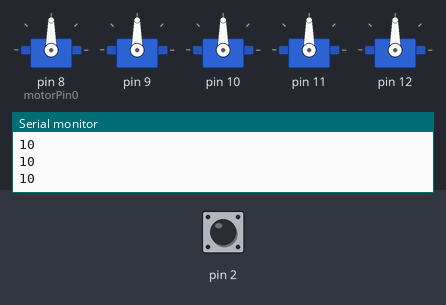
A sketch run on a simulated Arduino Uno, built with avr-gcc and run on an emulated ATmega328P. On the bench: 5 × servo, the last lines printed to the serial monitor. Inputs (shaded band) come from the test bench; at power-on: pin 2 HIGH.

Above: at 1.2 s.
1.3 s: pin 2 pulled LOW for 0.15 s
At 1.47 s:
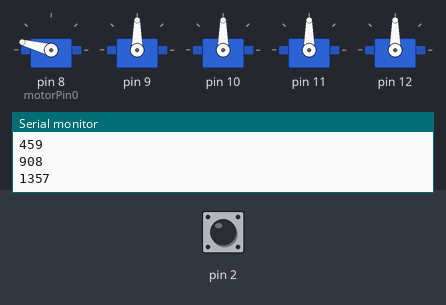
At 2.08 s:
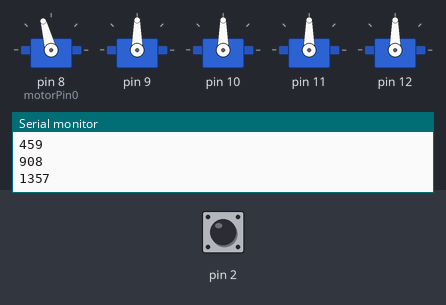
Timing chart, 0 to 19.3 s (numbered marks = the images above; inputs shaded):
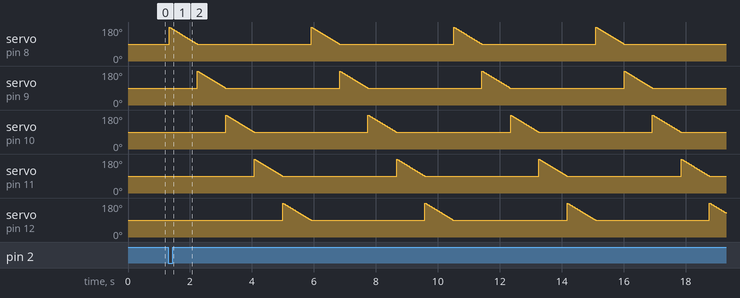

Measured:
- after the input at 1.3 s, servo on pin 8 (motorPin0), servo on pin 9–12: ramps from 180° to 90° and jumps back, once every 4.6 s

The sketch:

Servo-Pack.ino
```cpp
/*touch sensor for The code is a shadow bubble, up to 5 servo motors
  servo operating from Servo.h library
  touch sensor code from CapacitiveSensor.h library
  smoothing the readings from the sensor
  https://www.arduino.cc/en/Tutorial/Smoothing
*/

#include <Servo.h>;
#include <CapacitiveSensor.h>;

int pos = 0;   // variable to store the servo position for servoPlayPos()
int delayServo = 5000;
int treshold = 1000;//for activating the servo chroregraphy


// Define the number of samples to keep track of.  The higher the number,
// the more the readings will be smoothed, but the slower the output will
// respond to the input.  Using a constant rather than a normal variable lets
// use this value to determine the size of the readings array.

const int numReadings = 10;

int readings[numReadings];      // the readings from the analog input
int readIndex = 0;              // the index of the current reading
int total = 0;                  // the running total
int average = 0;                // the average

//


const int servoCount = 5;
Servo servos[servoCount]; //array of servos
const int motorPin0 = 8;// first servo pin of the array

CapacitiveSensor   cs_4_2 = CapacitiveSensor(4, 2);//read the touch sensor

void setup() {
  Serial.begin(9600);
  //smoothing the readings for stability
  // initialize all the readings to 0:

  for (int thisReading = 0; thisReading < numReadings; thisReading++) {
    readings[thisReading] = 0;
  }

  for (int s = 0; s < servoCount; s++)
  {
    servosAttach(s);
  }

  cs_4_2.set_CS_AutocaL_Millis(0xFFFFFFFF);// calibrate the sensor
}

void loop() {
  // read from the sensor:
  long sensorValue =  cs_4_2.capacitiveSensor(30);
  // subtract the last reading:
  total = total - readings[readIndex];
  // smoothing readings from the sensor:
  readings[readIndex] = sensorValue;

  // add the reading to the total:
  total = total + readings[readIndex];
  // advance to the next position in the array:
  readIndex = readIndex + 1;

  // if we're at the end of the array...
  if (readIndex >= numReadings) {
    // ...wrap around to the beginning:
    // Serial.println("start again");
    readIndex = 0;
  }

  // calculate the average:
  average = total / numReadings;
  // send it to the computer as ASCII digits
  // Serial.println(average);
  delay(3);        // delay in between reads for stability

  for (int s = 0; s < servoCount; s++)
  {
    servosAttach(s);
  }
  Serial.println(average);  // print sensor output
  if (average > treshold)
  {


    for (int s = 0; s < servoCount; s++)
    { servosAttach(s);
      servoPlayPos(s);

    }

  }

}


//== == == FUNCTIONS

// "choregraphy for the array of servo movement
void servoPlayPos(int s) {
  servos[s].write(180);
  for (pos = 180; pos >= 90; pos -= 1) // goes from 180 degrees to 0 degrees
  {

    servos[s].write(pos);
    // tell servo to go to position in variable 'pos'
    delay(10); // waits for the servo to reach the position

  }
  //

  servos[s].write(90);
  servosDetach(s);

}

void servosAttach(int s) {
  servos[s].attach(s + 8);

}

void servosDetach(int s) {
  servos[s].detach();
}
```
